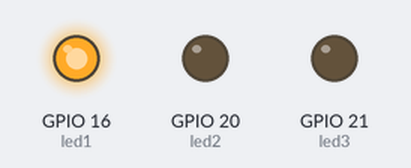
A program run on a simulated Raspberry Pi (BCM pin numbers). Parts: output pins drawn as LEDs (lit = HIGH).

Above: at 0.5 s.
At 1.5 s:
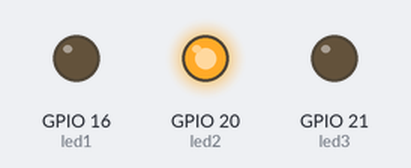
At 5.5 s:
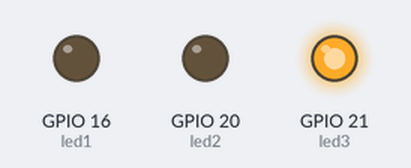
Timing chart, 0 to 6.9 s (numbered marks = the images above):
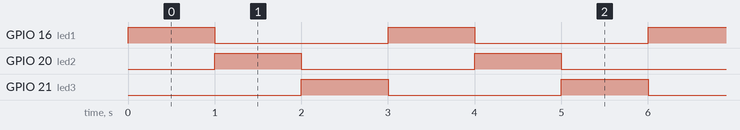

Measured:
- by itself, GPIO 16 (led1), GPIO 20 (led2), GPIO 21 (led3): alternates HIGH for 1.0 s and LOW for 2.0 s
- by itself, everything shown: repeats every 3.0 s, in 3 steps

The program:

lab1part1rpigpio.py
```python
import RPi.GPIO as GPIO
import time

led1 = 16
led2 = 20
led3 = 21

GPIO.setmode(GPIO.BCM)
GPIO.setup(led1, GPIO.OUT)
GPIO.setup(led2, GPIO.OUT)
GPIO.setup(led3, GPIO.OUT)
GPIO.output(led1, GPIO.LOW)
GPIO.output(led2, GPIO.LOW)
GPIO.output(led3, GPIO.LOW)


while 1:
    GPIO.output(led1, GPIO.HIGH)
    time.sleep(1)
    GPIO.output(led1, GPIO.LOW)
    GPIO.output(led2, GPIO.HIGH)
    time.sleep(1)
    GPIO.output(led2, GPIO.LOW)
    GPIO.output(led3, GPIO.HIGH)
    time.sleep(1)
    GPIO.output(led3, GPIO.LOW)

GPIO.cleanup()
```
